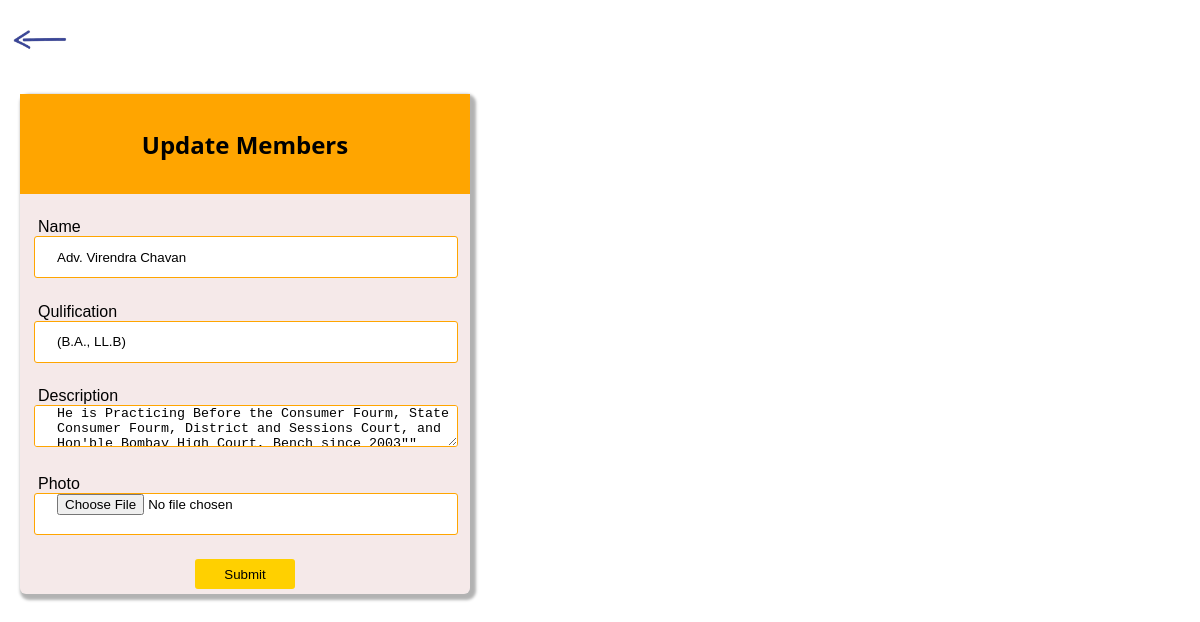
Page /update_team/16/ (signed in) on the committed database.
### vakilapp/models.py (models this page shows, shortened)
class Team_Member(models.Model):
    user=models.ForeignKey(User,on_delete=models.SET_NULL,null=True,blank=True)
    Image=models.ImageField(upload_to='Team_Photo')
    Name=models.CharField(max_length=122 ,null=True)
    Qualification=models.CharField(max_length=122 ,null=True)
    Description=models.CharField(max_length=1000 ,null=True)
    Email=models.CharField(max_length=122 ,null=True)

### vakilapp/views.py (the view, shortened to what this page needs)
# urls.py: path("update_team/<id>/",views.update_team,name='update_team'),
@login_required(login_url='admin_login')
def update_team(request,id):
    got_id=Team_Member.objects.get(id=id)
    context={'qurryset':got_id}
    return render(request, "admin_update.html",context)

### templates/admin_update.html (shortened to what this page needs)
{% extends "admin_base.html" %}
{% load static %}
{% block body %}
<a href="/admin_team" title="Back to Admin Team" class="back_to_team"><img src="{% static 'images/arrow.png' %}" alt="back_to_home" ></a>
<form action="" method="post" enctype="multipart/form-data">
    <div class="add_box">
        <div class="team_head">
            <h2>Update Members</h2>
        </div>
        <div>
            <label for="Name">Name</label><br>
            <input type="text" name="Name" placeholder="Enter Your Name" value="{{qurryset.Name}}">
        </div>
        <div>
            <label for="Qulification">Qulification</label><br>
            <input type="text" name="Qulification" placeholder="Enter Your Qulification" value="{{qurryset.Qualification}}">
        </div>
        <div>
            <label for="Description">Description</label><br>
            <textarea name="Description" id="" cols="30" rows="10">{{qurryset.Description}}"</textarea>
        </div>
        <div>
            <label for="Photo">Photo</label><br>
            <input type="file" name="Photo" placeholder="Upload Your Profile Photo">
        </div>
        <div class="class_submit">
            <button type="submit" onclick="update_member()">Submit</button>
        </div>
    </div>
</form>
{% endblock body %}

### static/css/admin_style.css (style rules this page uses)
* { margin: 0px; padding: 0px; }
html { overflow-x: hidden; }
h2,h3 { font-family: 'Open Sans', sans-serif; }
input { font-family: 'Montserrat', sans-serif; }
label { font-family:Arial, Helvetica, sans-serif }
.add_box { border-radius: 6px; width: 450px; height: 500px; display: flex; flex-direction: column; justify-content: space-between; background-color: rgb(245, 233, 233); margin: 20px 20px 20px 20px; box-shadow: 3px 3px 3px 3px rgba(0, 0, 0, 0.3); }
.team_head { display: flex; justify-content: center; align-items: center; background-color: orange; height: 100px; }
.add_box input , textarea { height: 40px; width: 400px; border: 0.5px solid orange; border-radius: 3px; padding-left: 5%; margin-left: 3%; background-color: white; }
.add_box label { padding-left: 4%; }
.class_submit { display: flex; align-items: center; justify-content: center; padding-bottom: 1%; }
.add_box button { width: 100px; height: 30px; background-color: rgb(255, 208, 0); border: 0px; border-radius: 3px; }
.search-container img , button { width: 30px; height: 30px; background-color: white; border: 1px solid white; cursor: pointer; justify-content: space-evenly; }
.back_to_team img { height: 60px; width: 60px; margin: 10px 0px 0px 10px; filter: hue-rotate(30deg); }

### rows in the picture
Team_Member: Name "Adv. Virendra Chavan", Qulification "(B.A., LL.B)", Description "He is Practicing Before the Consumer Fourm, State Consumer Fourm, District and Sessions Court, and Hon'ble Bombay High Court, Bench since 2003\"\""
